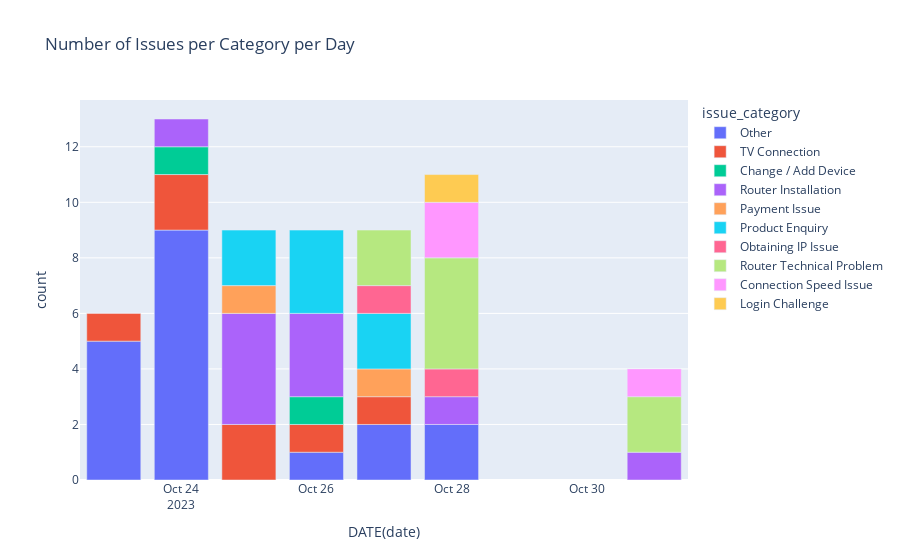

The cell this chart's notebook holds for it:
### Markdown cell above
#### Plotly

### Code cell
import plotly.express as px

fig = px.bar(df, x='DATE(date)', y='count', color='issue_category', title='Number of Issues per Category per Day')
fig.show()

### Figure 1 — Plotly figure (JSON) as saved in the notebook; plotly's stock layout.template omitted (floating-point values rounded to 4 significant figures)
{"data": [{"alignmentgroup": "True", "hovertemplate": "issue_category=Other<br>DATE(date)=%{x}<br>count=%{y}<extra></extra>", "legendgroup": "Other", "marker": {"color": "#636efa", "pattern": {"shape": ""}}, "name": "Other", "offsetgroup": "Other", "orientation": "v", "showlegend": true, "textposition": "auto", "type": "bar", "x": ["2023-10-23", "2023-10-24", "2023-10-26", "2023-10-27", "2023-10-28"], "xaxis": "x", "y": [5, 9, 1, 2, 2], "yaxis": "y"}, {"alignmentgroup": "True", "hovertemplate": "issue_category=TV Connection<br>DATE(date)=%{x}<br>count=%{y}<extra></extra>", "legendgroup": "TV Connection", "marker": {"color": "#EF553B", "pattern": {"shape": ""}}, "name": "TV Connection", "offsetgroup": "TV Connection", "orientation": "v", "showlegend": true, "textposition": "auto", "type": "bar", "x": ["2023-10-23", "2023-10-24", "2023-10-25", "2023-10-26", "2023-10-27"], "xaxis": "x", "y": [1, 2, 2, 1, 1], "yaxis": "y"}, {"alignmentgroup": "True", "hovertemplate": "issue_category=Change / Add Device<br>DATE(date)=%{x}<br>count=%{y}<extra></extra>", "legendgroup": "Change / Add Device", "marker": {"color": "#00cc96", "pattern": {"shape": ""}}, "name": "Change / Add Device", "offsetgroup": "Change / Add Device", "orientation": "v", "showlegend": true, "textposition": "auto", "type": "bar", "x": ["2023-10-24", "2023-10-26"], "xaxis": "x", "y": [1, 1], "yaxis": "y"}, {"alignmentgroup": "True", "hovertemplate": "issue_category=Router Installation<br>DATE(date)=%{x}<br>count=%{y}<extra></extra>", "legendgroup": "Router Installation", "marker": {"color": "#ab63fa", "pattern": {"shape": ""}}, "name": "Router Installation", "offsetgroup": "Router Installation", "orientation": "v", "showlegend": true, "textposition": "auto", "type": "bar", "x": ["2023-10-24", "2023-10-25", "2023-10-26", "2023-10-28", "2023-10-31"], "xaxis": "x", "y": [1, 4, 3, 1, 1], "yaxis": "y"}, {"alignmentgroup": "True", "hovertemplate": "issue_category=Payment Issue<br>DATE(date)=%{x}<br>count=%{y}<extra></extra>", "legendgroup": "Payment Issue", "marker": {"color": "#FFA15A", "pattern": {"shape": ""}}, "name": "Payment Issue", "offsetgroup": "Payment Issue", "orientation": "v", "showlegend": true, "textposition": "auto", "type": "bar", "x": ["2023-10-25", "2023-10-27"], "xaxis": "x", "y": [1, 1], "yaxis": "y"}, {"alignmentgroup": "True", "hovertemplate": "issue_category=Product Enquiry<br>DATE(date)=%{x}<br>count=%{y}<extra></extra>", "legendgroup": "Product Enquiry", "marker": {"color": "#19d3f3", "pattern": {"shape": ""}}, "name": "Product Enquiry", "offsetgroup": "Product Enquiry", "orientation": "v", "showlegend": true, "textposition": "auto", "type": "bar", "x": ["2023-10-25", "2023-10-26", "2023-10-27"], "xaxis": "x", "y": [2, 3, 2], "yaxis": "y"}, {"alignmentgroup": "True", "hovertemplate": "issue_category=Obtaining IP Issue<br>DATE(date)=%{x}<br>count=%{y}<extra></extra>", "legendgroup": "Obtaining IP Issue", "marker": {"color": "#FF6692", "pattern": {"shape": ""}}, "name": "Obtaining IP Issue", "offsetgroup": "Obtaining IP Issue", "orientation": "v", "showlegend": true, "textposition": "auto", "type": "bar", "x": ["2023-10-27", "2023-10-28"], "xaxis": "x", "y": [1, 1], "yaxis": "y"}, {"alignmentgroup": "True", "hovertemplate": "issue_category=Router Technical Problem<br>DATE(date)=%{x}<br>count=%{y}<extra></extra>", "legendgroup": "Router Technical Problem", "marker": {"color": "#B6E880", "pattern": {"shape": ""}}, "name": "Router Technical Problem", "offsetgroup": "Router Technical Problem", "orientation": "v", "showlegend": true, "textposition": "auto", "type": "bar", "x": ["2023-10-27", "2023-10-28", "2023-10-31"], "xaxis": "x", "y": [2, 4, 2], "yaxis": "y"}, {"alignmentgroup": "True", "hovertemplate": "issue_category=Connection Speed Issue<br>DATE(date)=%{x}<br>count=%{y}<extra></extra>", "legendgroup": "Connection Speed Issue", "marker": {"color": "#FF97FF", "pattern": {"shape": ""}}, "name": "Connection Speed Issue", "offsetgroup": "Connection Speed Issue", "orientation": "v", "showlegend": true, "textposition": "auto", "type": "bar", "x": ["2023-10-28", "2023-10-31"], "xaxis": "x", "y": [2, 1], "yaxis": "y"}, {"alignmentgroup": "True", "hovertemplate": "issue_category=Login Challenge<br>DATE(date)=%{x}<br>count=%{y}<extra></extra>", "legendgroup": "Login Challenge", "marker": {"color": "#FECB52", "pattern": {"shape": ""}}, "name": "Login Challenge", "offsetgroup": "Login Challenge", "orientation": "v", "showlegend": true, "textposition": "auto", "type": "bar", "x": ["2023-10-28"], "xaxis": "x", "y": [1], "yaxis": "y"}], "layout": {"barmode": "relative", "legend": {"title": {"text": "issue_category"}, "tracegroupgap": 0}, "title": {"text": "Number of Issues per Category per Day"}, "xaxis": {"anchor": "y", "domain": [0, 1], "title": {"text": "DATE(date)"}}, "yaxis": {"anchor": "x", "domain": [0, 1], "title": {"text": "count"}}}}
